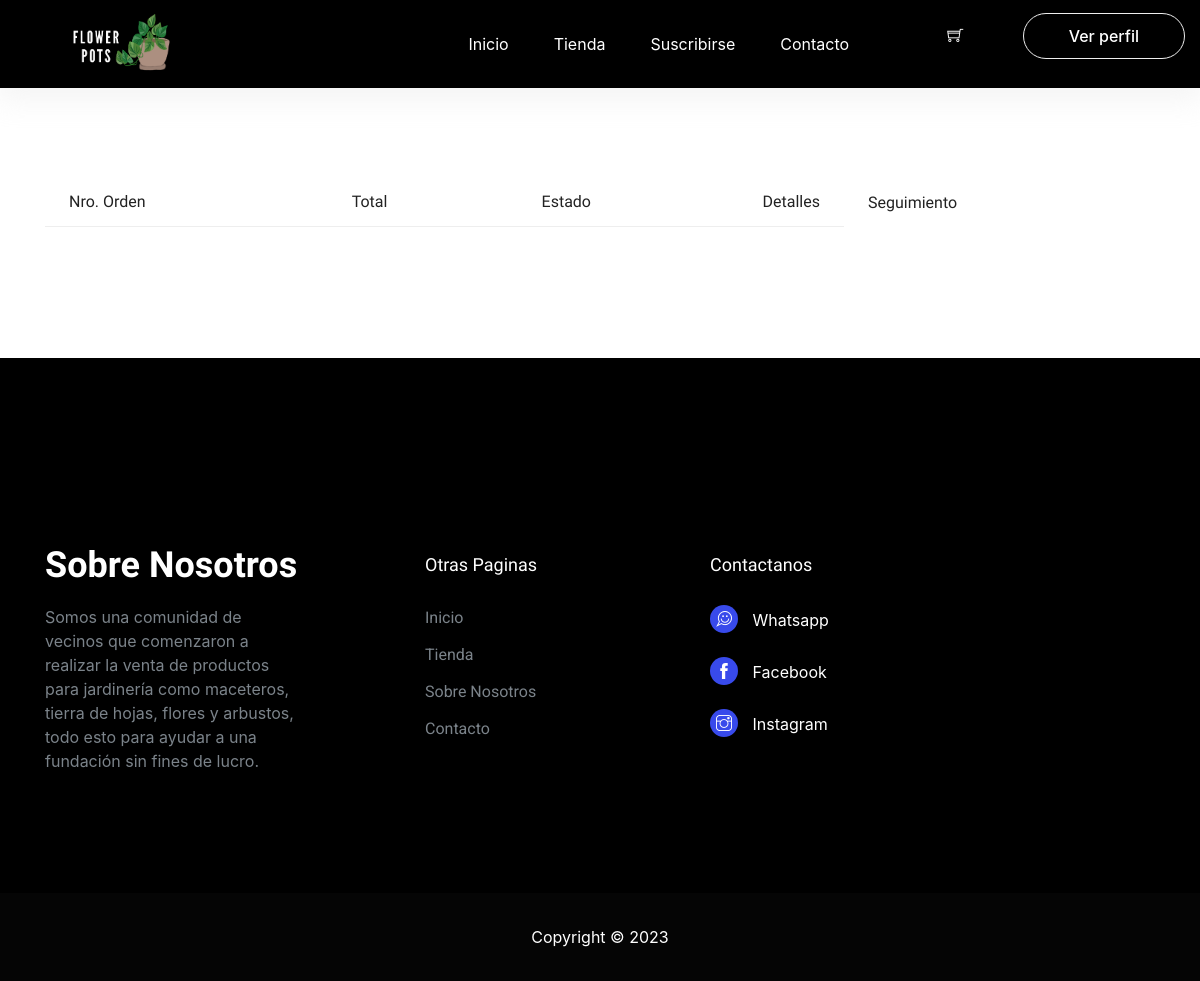
The app's page /miscompras/ (signed in), older data.
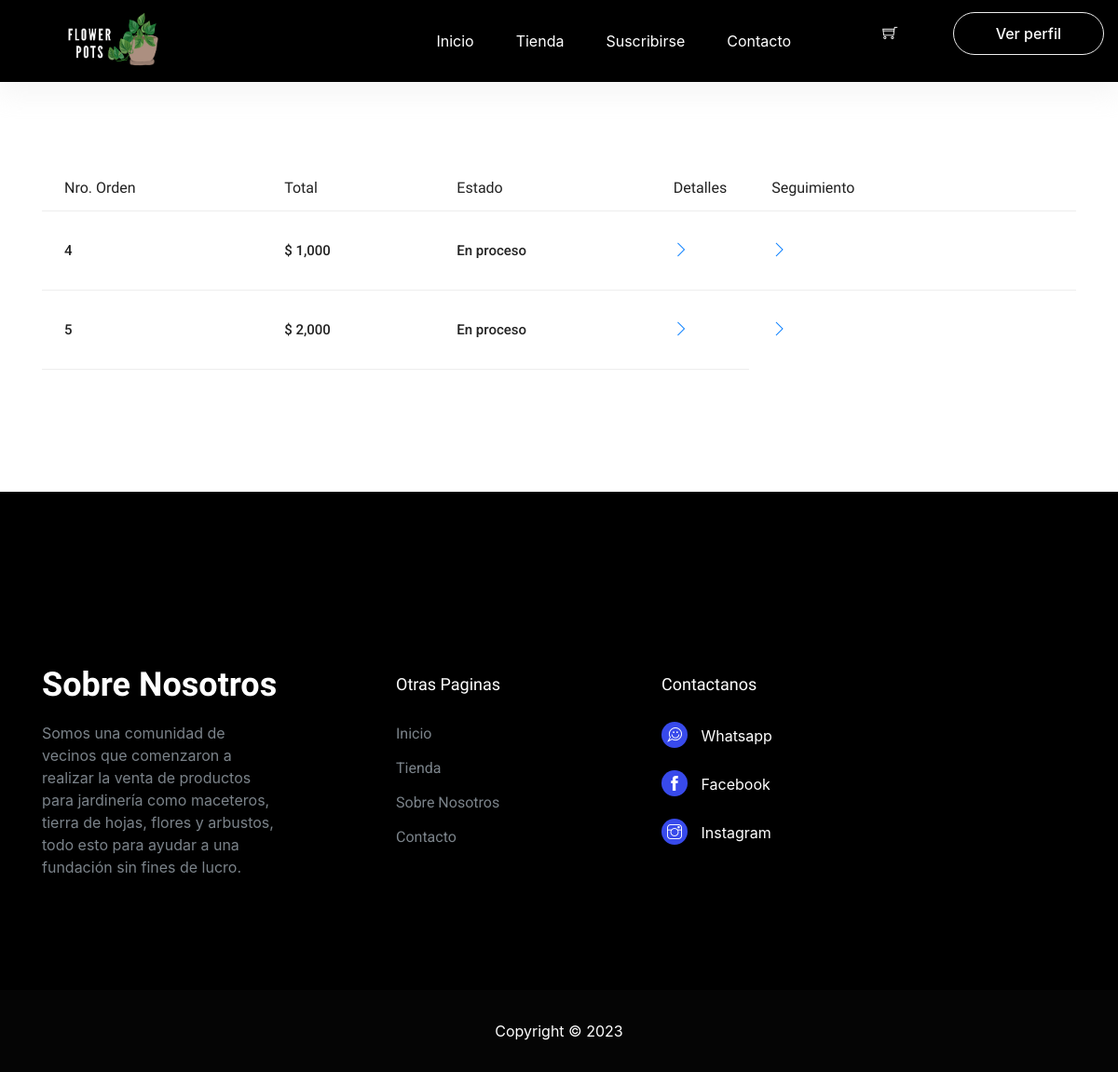
The same page, newer data.
### core/models.py (models this page shows, shortened)
class Compra(models.Model):
    usuario = models.ForeignKey(User, on_delete=models.CASCADE)
    fecha = models.DateTimeField(auto_now_add = True)
    created_at = models.DateTimeField(auto_now_add=True)
    updated_at = models.DateTimeField(auto_now=True)

### core/views.py (the view)
# urls.py: path('miscompras/', miscompras, name = "miscompras"),
def miscompras(request):
    compras = Compra.objects.filter(usuario=request.user)
    data = []
    for compra in compras:
        compra_items = CompraItem.objects.filter(compra=compra)
        total = 0
        for item in compra_items:
            total += item.carro_item.producto.precio * item.carro_item.cantidad
        data.append({'compra': compra, 'total': total})
    return render(request, 'core/miscompras.html', {'data': data})

### core/templates/core/miscompras.html (shortened to what this page needs)
{% extends 'core/base.html' %}
{% load static %}
{% block contenido %}
{% load humanize %}
<section class="cart_area">
    <div class="container">
        <div class="cart_inner">
            <div class="table-responsive">
                <table class="table">
                    <thead>
                        <tr>
                            <th scope="col">Nro. Orden</th>
                            <th scope="col">Total</th>
                            <th scope="col">Estado</th>
                            <th scope="col">Detalles</th>
                            <th scope="col">Seguimiento</th>
                        </tr>
                    </thead>
                    <tbody>
                        {% for x in data %}
                            <tr>
                                <td>
                                    <div class="media">
                                        <div class="d-flex">
                                            <h5> {{ x.compra.id }}</h5>
                                        </div>
                                    </div>
                                </td>
                                <td>
                                    <h5>$ {{ x.total | intcomma }}</h5>
                                </td>
                                <td>
                                    <h5>
                                        En proceso
                                    </h5>
                                </td>
                                <td>
                                    <a href="{% url 'detalle' x.compra.id %}" style="text-decoration: none;"><i class="ti-angle-right"></i></a>
                                </td>
                                <td>
                                    <a href="{% url 'trackingorder' %}" style="text-decoration: none;"><i class="ti-angle-right"></i></a>
                                </td>
                                <td>
                                </td>
                            </tr>
                        {% endfor %}
                        <tr class="bottom_button">
                            <td>
                            </td>
                            <td>
                            </td>
                            <td>
                            </td>
                            <td>
                            </td>
                        </tr>
                    </tbody>
                </table>
            </div>
        </div>
    </div>
</section>
{% endblock %}

Row changes from the older to the newer data that the page shows:
added Compra: compra.id "4", total "1,000"
added Compra: compra.id "5", total "2,000"
